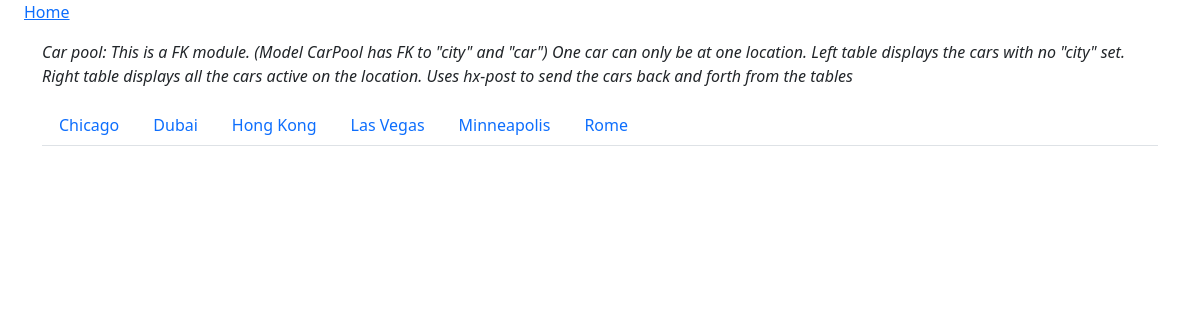
The app's page /car_pool/ with its own data.
### htmx_tests/models.py (models this page shows, shortened)
class City(models.Model):
    city = models.CharField(max_length=40, unique=True)

### htmx_tests/views.py (the view)
# urls.py: path('car_pool/', views.car_pool, name="car_pool"),
def car_pool(request):
    cities = City.objects.all().order_by('city')
    cars = CarPool.objects.all()
    return render(request, 'partials/car_pool.html', {
        'cities':cities,
        'cars':cars,
    })

### htmx_tests/templates/partials/car_pool.html (shortened to what this page needs)
{% extends 'base.html' %}
{% block content %}
<div class="container mt-3">
  <p class="fst-italic">Car pool: This is a FK module. (Model CarPool has FK to "city" and "car") One car can only be at one location. Left table displays the cars with no "city" set. Right table displays all the cars active on the location. Uses hx-post to send the cars back and forth from the tables</p>
    <ul class="nav nav-tabs">
        {% for city in cities %}
        <li class="nav-item">
            <a class="nav-link"
            name="city"
            style="cursor: pointer;"
            hx-get="{% url 'htmx_tests:car_pool_cars' city.pk %}"
            hx-trigger="click"
            hx-swap="innerHTML"
            hx-target="#carpool-cars"
            >
                {{city.city}}
            </a>
        </li>
        {% endfor %}
    </ul>
</div>
{% endblock content %}

### records on screen
City: city "Chicago"
City: city "Dubai"
City: city "Hong Kong"
City: city "Las Vegas"
City: city "Minneapolis"
City: city "Rome"
